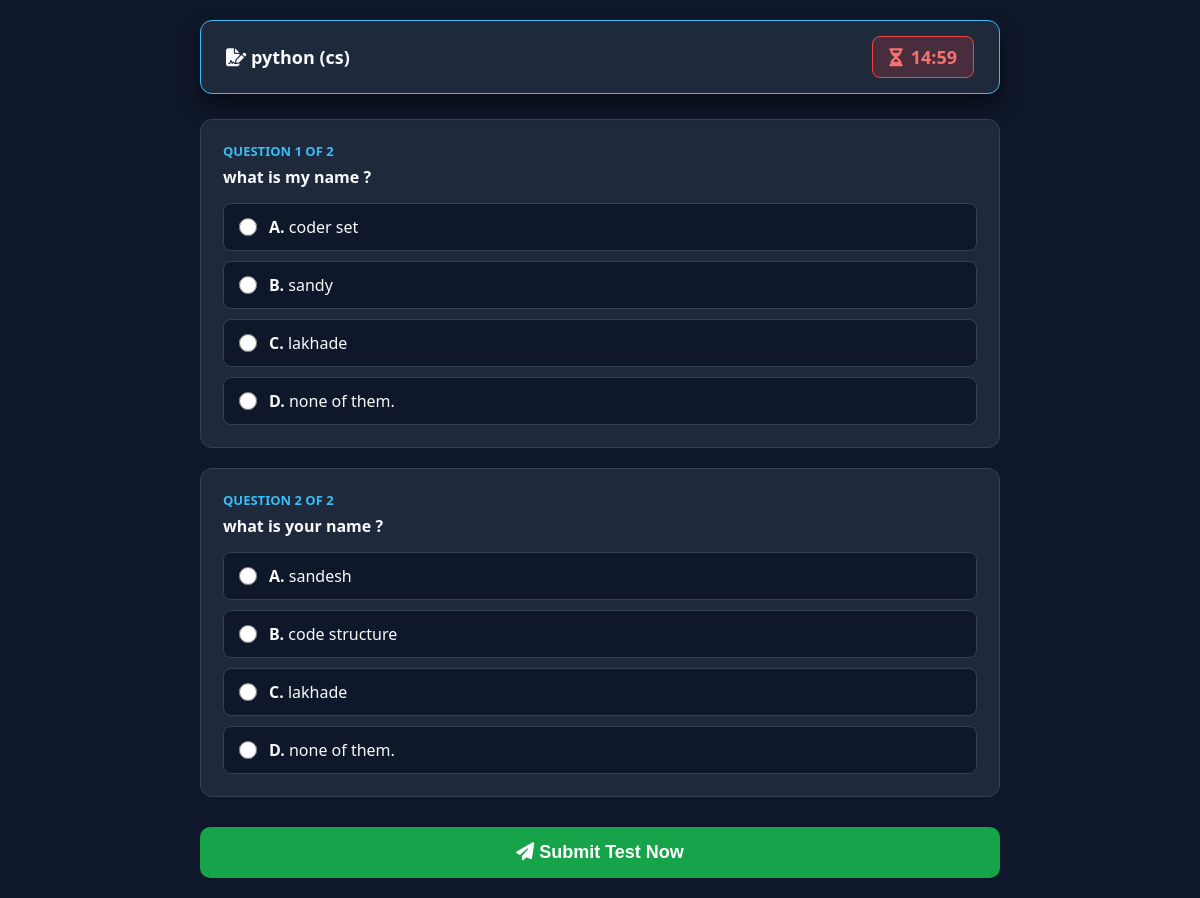
The app's page /take_quiz/1 (signed in) with its own data.
### tables this page shows
CREATE TABLE quizzes (
            id INTEGER PRIMARY KEY AUTOINCREMENT,
            title TEXT NOT NULL,
            description TEXT,
            subject TEXT,
            duration INTEGER NOT NULL,
            pass_percentage INTEGER NOT NULL,
            created_by INTEGER,
            FOREIGN KEY (created_by) REFERENCES users (id)
        );

CREATE TABLE questions (
            id INTEGER PRIMARY KEY AUTOINCREMENT,
            quiz_id INTEGER NOT NULL,
            question_text TEXT NOT NULL,
            option_a TEXT NOT NULL,
            option_b TEXT NOT NULL,
            option_c TEXT NOT NULL,
            option_d TEXT NOT NULL,
            correct_option TEXT NOT NULL,
            FOREIGN KEY (quiz_id) REFERENCES quizzes (id)
        );

### app.py (the view)
@app.route('/take_quiz/<int:quiz_id>')
def take_quiz(quiz_id):
    if session.get('role') != 'Student':
        return redirect(url_for('login'))
    db = get_db()
    db.execute('SELECT * FROM quizzes WHERE id = ?', (quiz_id,))
    quiz = db.fetchone()
    db.execute('SELECT * FROM questions WHERE quiz_id = ?', (quiz_id,))
    questions = db.fetchall()
    db.close()
    return render_template('take_quiz.html', quiz=quiz, questions=questions)

### app.py (called while the page is built)
def get_db():
    return DBConnection()

    def execute(self, query, params=()):
        if self.is_postgres:
            query = query.replace('?', '%s')
            query = query.replace('AUTOINCREMENT', '')
        self.cursor.execute(query, params)
        return self.cursor

    def fetchone(self):
        return self.cursor.fetchone()

    def fetchall(self):
        return self.cursor.fetchall()

    def close(self):
        self.cursor.close()
        self.conn.close()

### templates/take_quiz.html (shortened to what this page needs)
<!DOCTYPE html>
<html lang="en">
<head>
    <link rel="stylesheet" href="https://cdnjs.cloudflare.com/ajax/libs/font-awesome/6.4.0/css/all.min.css">
</head>
<body>
    <div class="container">
        <div class="quiz-header">
            <div class="quiz-title">
                <i class="fa-solid fa-file-signature"></i> {{ quiz.title }} ({{ quiz.subject }})
            </div>
            <div class="timer-box">
                <i class="fa-solid fa-hourglass-half"></i> <span id="timer">--:--</span>
            </div>
        </div>
        <form id="quizForm" method="POST" action="/submit_quiz/{{ quiz.id }}">
            {% for q in questions %}
            <div class="question-card">
                <div class="q-number">QUESTION {{ loop.index }} OF {{ questions|length }}</div>
                <div class="q-text">{{ q.question_text }}</div>
                <div class="options-list">
                    <label class="option-item">
                        <input type="radio" name="question_{{ q.id }}" value="A">
                        <span><b>A.</b> {{ q.option_a }}</span>
                    </label>
                    <label class="option-item">
                        <input type="radio" name="question_{{ q.id }}" value="B">
                        <span><b>B.</b> {{ q.option_b }}</span>
                    </label>
                    <label class="option-item">
                        <input type="radio" name="question_{{ q.id }}" value="C">
                        <span><b>C.</b> {{ q.option_c }}</span>
                    </label>
                    <label class="option-item">
                        <input type="radio" name="question_{{ q.id }}" value="D">
                        <span><b>D.</b> {{ q.option_d }}</span>
                    </label>
                </div>
            </div>
            {% endfor %}
            <button type="submit" class="btn-submit" onclick="return confirm('Are you sure you want to submit your test?')">
                <i class="fa-solid fa-paper-plane"></i> Submit Test Now
            </button>
        </form>
    </div>
</body>
</html>

### templates/take_quiz.html (style rules this page uses)
* { box-sizing: border-box; margin: 0; padding: 0; }
body { background-color: #0f172a; color: #f8fafc; font-family: 'Segoe UI', Tahoma, Geneva, Verdana, sans-serif; padding: 20px; }
.container { max-width: 800px; margin: 0 auto; }
.quiz-header { position: sticky; top: 10px; z-index: 100; background: #1e293b; border: 1px solid #38bdf8; padding: 15px 25px; border-radius: 12px; display: flex; justify-content: space-between; align-items: center; box-shadow: 0 10px 20px rgba(0,0,0,0.5); margin-bottom: 25px; }
.quiz-title { font-size: 18px; font-weight: 700; color: #f8fafc; }
.timer-box { background: rgba(239, 68, 68, 0.2); color: #f87171; border: 1px solid #ef4444; padding: 8px 16px; border-radius: 8px; font-size: 18px; font-weight: 700; display: flex; align-items: center; gap: 8px; }
.question-card { background: #1e293b; border: 1px solid #334155; border-radius: 12px; padding: 22px; margin-bottom: 20px; }
.q-number { font-size: 13px; color: #38bdf8; font-weight: 700; margin-bottom: 6px; }
.q-text { font-size: 16px; font-weight: 600; margin-bottom: 15px; }
.options-list { display: flex; flex-direction: column; gap: 10px; }
.option-item { display: flex; align-items: center; background: #0f172a; border: 1px solid #334155; padding: 12px 15px; border-radius: 8px; cursor: pointer; transition: border-color 0.2s; }
.option-item input { margin-right: 12px; width: 18px; height: 18px; accent-color: #38bdf8; cursor: pointer; }
.btn-submit { width: 100%; padding: 15px; background: #16a34a; color: #fff; border: none; border-radius: 10px; font-size: 18px; font-weight: 700; cursor: pointer; margin-top: 10px; }

### records on screen
quizzes: title "python", subject "cs"
questions: questions "2", question_text "what is my name ?", option_a "coder set", option_b "sandy", option_c "lakhade", option_d "none of them."
questions: questions "2", question_text "what is your name ?", option_a "sandesh", option_b "code structure", option_c "lakhade", option_d "none of them."
